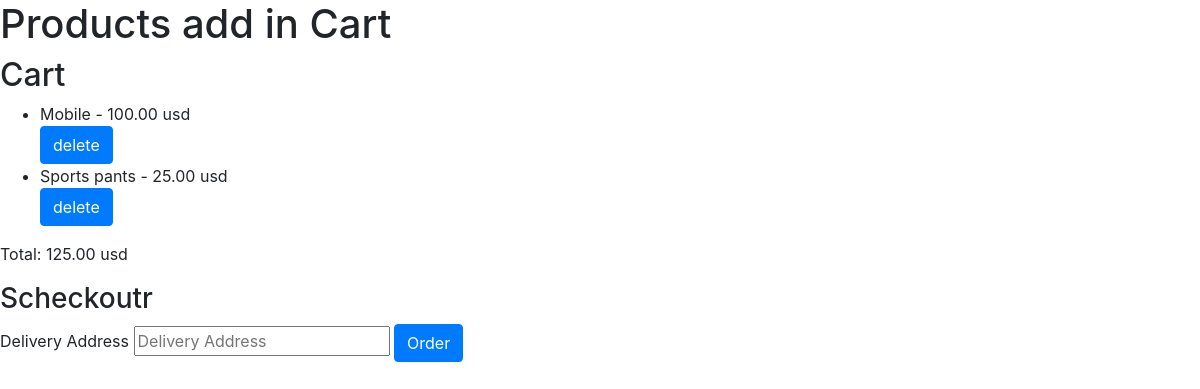
/card/ (signed in), run on the app's committed database.
### users/models.py (models this page shows, shortened)
class Product(models.Model):
    name = models.CharField(max_length=50)
    description = models.TextField(max_length=100)
    price = models.DecimalField(max_digits=6, decimal_places=2, validators=[MinValueValidator(0)])
    category = models.ForeignKey(Category, on_delete=models.CASCADE, related_name='products', default=True)

class Cart(models.Model):
    user = models.ForeignKey(User, on_delete=models.CASCADE)
    products = models.ManyToManyField(Product)
    def total_price(self):
        price = 0
        for p in self.products.all():
            price += p.price
        return price

### users/views.py (the view)
# urls.py: path('card/', CartView.as_view(), name='card_page'),
class CartView(View):
    def get(self,request):
        card = Cart.objects.get(user=request.user)
        return render(request, 'accounts/cart.html', context={'card': card})

### templates/accounts/cart.html (shortened to what this page needs)
<!DOCTYPE html>
<html lang="en">
<head>
    {% load static %}
    <link href="{% static 'vendor/bootstrap/css/bootstrap.min.css' %}" rel="stylesheet">
</head>
<body>
<h1>Products add in Cart </h1>
{% block content %}
<div class="cart" >
    <h2>Cart</h2>
    <ul>
        {% for item in card.products.all %}
        <form action="{% url 'delete_item_card' item.id %}" method="POST">
            <li>{{ item.name }} - {{ item.price }} usd</li>
                <button type="submit" class="btn btn-primary">delete </button>
        </form>
        {% endfor %}
    </ul>
    <p>Total: {{ card.total_price }} usd</p>
    <form action="{% url 'orders' %}" method="POST">
        <h3>Scheckoutr</h3>
        <label for="delivey">Delivery Address</label>
        <input type="text" placeholder="Delivery Address" name="delivery_addres" id="delivery_addres">
        <button type="submit" class="btn btn-primary">Order</button>
    </form>
</div>
{% endblock %}
</body>
</html>

### data on the page
Product: name "Mobile", price "100.00"
Product: name "Sports pants", price "25.00"
Cart: total_price "125.00"
